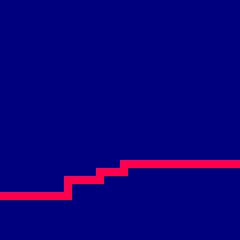

A 2D game scene composited from a Tiled map and its tileset images. What follows is a short description and the map's XML, with each tile layer's data collapsed to a summary:
An orthogonal 30x30 tile map with 8x8 px tiles, 1 tile layer (Tilemap), 2 tilesets and 6 objects (4x solid, 2x exit).

<map version="1.0" orientation="orthogonal" renderorder="right-down" width="30" height="30" tilewidth="8" tileheight="8" backgroundcolor="#00007f" nextobjectid="20">
 <tileset firstgid="1" name="tileset" tilewidth="8" tileheight="8" tilecount="64">
  <image source="../tilesets/tiles0.png" trans="ff00ff" width="64" height="64" />
 </tileset>
 <tileset firstgid="65" name="Details" tilewidth="96" tileheight="32" tilecount="2">
  <tile id="0">
   <image width="96" height="24" source="../tilesets/detail/grass-patch.png" />
  </tile>
  <tile id="1">
   <image width="72" height="32" source="../tilesets/detail/tombs-0.png" />
  </tile>
 </tileset>
 <layer name="Tilemap" width="30" height="30">
  <properties>
   <property name="tileset" value="tileset" />
  </properties>
  <data>[900 cells, 34 non-empty, 1 distinct tile ids]</data>
 </layer>
 <objectgroup name="Entities">
  <object id="5" type="exit" x="0" y="112" width="8" height="80">
   <properties>
    <property name="direction" value="left" />
    <property name="name" value="L" />
   </properties>
  </object>
  <object id="11" type="exit" x="232" y="80" width="8" height="80">
   <properties>
    <property name="direction" value="right" />
    <property name="name" value="R" />
   </properties>
  </object>
  <object id="13" type="solid" x="0" y="192" width="72" height="16" />
  <object id="15" type="solid" x="64" y="176" width="40" height="16" />
  <object id="16" type="solid" x="96" y="168" width="32" height="16" />
  <object id="17" type="solid" x="120" y="160" width="120" height="16" />
 </objectgroup>
</map>
